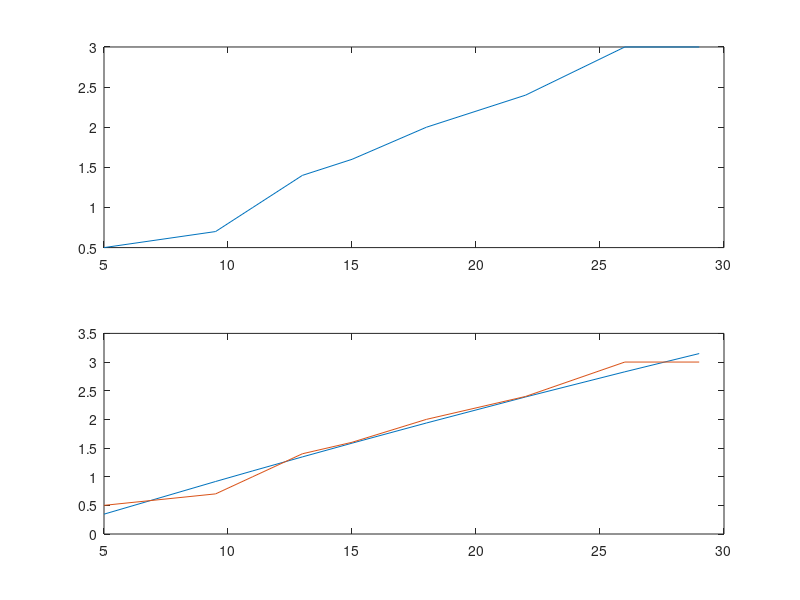

The MATLAB script that drew this image:

x = [5, 9.5, 11, 13, 15, 18, 22, 26, 29];
y = [0.5, 0.7, 1, 1.4, 1.6, 2, 2.4, 3, 3];
% plot(x, y);

% линейная
n = size(x, 2);
A = [n, sum(x); sum(x), sum(x.^2)];
a = inv(A) * [sum(y); sum(x.*y)];

f = @(x) a(1) + a(2) .* x;

subplot(2, 1, 1)
plot(x, y);

% квадратичная

B = [n, sum(x), sum(x.^2); sum(x), sum(x.^2), sum(x.^3); sum(x.^2), sum(x.^3), sum(x.^4)];
b = inv(B) * [sum(y);sum(x.*y);sum(x.^(2).*y)];

f1 = @(x) x.^2 .* b(3) + x .* b(2) + b(1);


subplot(2, 1, 2)
plot(x, f1(x), x, y);

